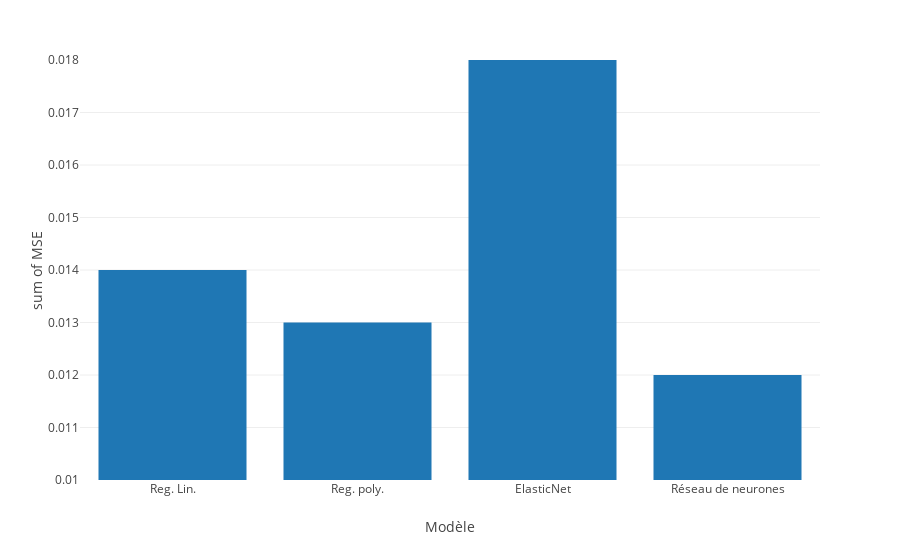

Source (notebook cell):
### Markdown cell above
# Conclusion

### Code cell
px.histogram(x = ['Reg. Lin.', 'Reg. poly.', 'ElasticNet', 'Réseau de neurones'], 
             y = [0.014, 0.013, 0.018, 0.012], 
             range_y = [.01,.018],
             labels = {'x' : 'Modèle', 'y' : 'MSE'},
             template = 'none')

### Figure 1 — Plotly figure (JSON) as saved in the notebook; plotly's stock layout.template omitted (floating-point values rounded to 4 significant figures)
{"data": [{"alignmentgroup": "True", "bingroup": "x", "histfunc": "sum", "hovertemplate": "Modèle=%{x}<br>sum of MSE=%{y}<extra></extra>", "legendgroup": "", "marker": {"color": "#1F77B4"}, "name": "", "offsetgroup": "", "orientation": "v", "showlegend": false, "type": "histogram", "x": ["Reg. Lin.", "Reg. poly.", "ElasticNet", "Réseau de neurones"], "xaxis": "x", "y": [0.014, 0.013, 0.018, 0.012], "yaxis": "y"}], "layout": {"barmode": "relative", "legend": {"tracegroupgap": 0}, "margin": {"t": 60}, "xaxis": {"anchor": "y", "domain": [0, 1], "title": {"text": "Modèle"}}, "yaxis": {"anchor": "x", "domain": [0, 1], "range": [0.01, 0.018], "title": {"text": "sum of MSE"}}}}
